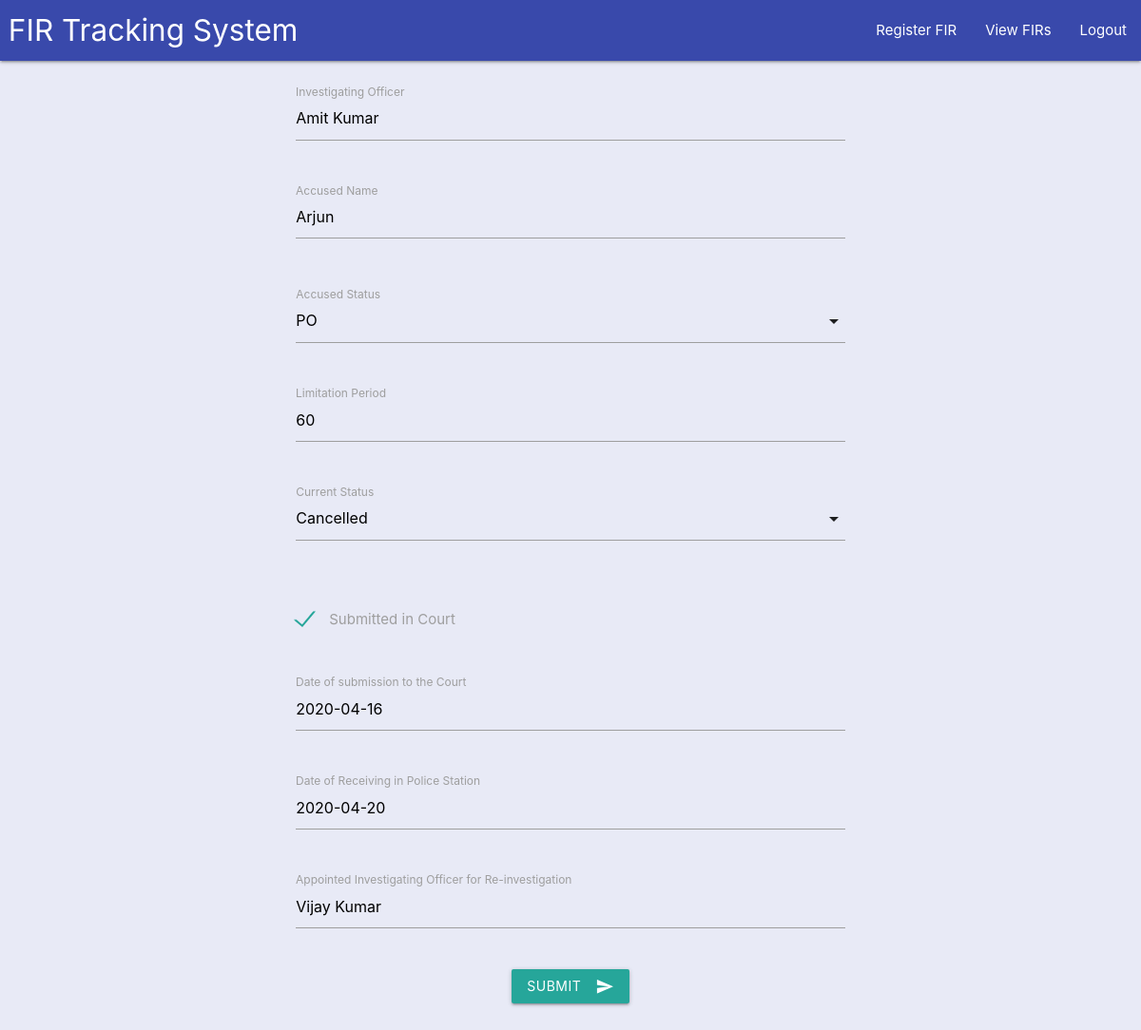
The app's page /fir/update_fir_ps/12 (signed in) with its own data.
### fir/models.py (models this page shows, shortened)
class FIR(models.Model):
    PHASE_CHOICES=[(1,1),(2,2),(3,3)]
    ACCUSED_STATUS_CHOICES = [('arrested','Arrested'),('not_arrested','Not Arrested'),('po','PO')]
    CURRENT_STATUS_CHOICES = [('under_investigation','Under Investigation'),('challan_filed','Challan Filed'),('untraced','Untraced'),('cancelled','Cancelled')]
    COURT_STATUS_CHOICES = [('pending','Pending'),('accepted','Accepted'),('reinvestigation','Reinvestigation')]
    sub_division = models.ForeignKey("location.SubDivision", related_name='firs', on_delete=models.CASCADE)
    police_station = models.ForeignKey("location.PoliceStation", related_name='firs', on_delete=models.CASCADE)
    fir_no = models.CharField(max_length=50)
    phase = models.PositiveIntegerField(choices=PHASE_CHOICES)
    date_created = models.DateField(auto_now=True)
    io_name = models.CharField(max_length=50, blank=True, null=True)
    accused_name = models.TextField(blank=True, null=True)
    accused_status = models.CharField(max_length=50, choices=ACCUSED_STATUS_CHOICES, blank=True, null=True)
    limitation_period = models.PositiveIntegerField(blank=True, null=True)
    current_status = models.CharField(max_length=50, choices=CURRENT_STATUS_CHOICES, blank=True, null=True)
    ssp_approved = models.BooleanField(default=False)
    put_in_court = models.BooleanField(default=False)
    put_in_court_date = models.DateField(blank=True, null=True)
    received_in_court = models.BooleanField(default=False)
    received_in_court_date = models.DateField(blank=True, null=True)
    court_status = models.CharField(max_length=50, choices=COURT_STATUS_CHOICES, blank=True,  null=True)
    reverted_by_court_date = models.DateField(blank=True,  null=True)
    received_from_court_date = models.DateField(blank=True,  null=True)
    appointed_io = models.CharField(max_length=50, blank=True,  null=True)
    class Meta():
        unique_together = ['sub_division', 'police_station', 'fir_no', 'phase']
        ordering = ['-fir_no','phase']
        verbose_name = 'FIR'
        verbose_name_plural = 'FIRs'

### fir/views.py (the view)
# urls.py: path('update_fir_ps/<int:pk>', views.update_fir_police_station_view, name='update_fir_police_station'),
@login_required
def update_fir_police_station_view(request, pk):
    police_station_record_keepers = [u['user'] for u in acc_models.PoliceStationRecordKeeper.objects.all().values('user')]
    if (request.user.pk in police_station_record_keepers) and (acc_models.PoliceStationRecordKeeper.objects.get(user__pk__exact=request.user.pk).police_station == models.FIR.objects.get(pk__exact=pk).police_station) :
        if request.method == 'POST':
            form = forms.UpdateFIRPoliceStationForm(request.POST)
            if form.is_valid():
                fir = models.FIR.objects.get(pk__exact=pk)
                fir.io_name = form.cleaned_data['io_name']
                fir.accused_name = form.cleaned_data['accused_name']
                fir.accused_status = form.cleaned_data['accused_status']
                fir.limitation_period = form.cleaned_data['limitation_period']
                fir.current_status = form.cleaned_data['current_status']
                fir.put_in_court = form.cleaned_data['put_in_court']
                fir.put_in_court_date = form.cleaned_data['put_in_court_date']
                fir.received_from_court_date = form.cleaned_data['received_from_court_date']
                fir.appointed_io = form.cleaned_data['appointed_io']
                fir.save()
                return redirect('fir:list_firs_police_station')
            else:
                return redirect('fault', fault='Input parameters of Update FIR Form are not valid')
        else:
            form = forms.UpdateFIRPoliceStationForm(instance=models.FIR.objects.get(pk__exact=pk))
            return render(request, 'fir/update_fir_police_station.html', {'form':form})
    else:
        return redirect('fault', fault='ACCESS DENIED!')

### fir/forms.py
class UpdateFIRPoliceStationForm(forms.ModelForm):
    class Meta():
        model = models.FIR
        fields = ['io_name',
                  'accused_name',
                  'accused_status',
                  'limitation_period',
                  'current_status',
                  'put_in_court',
                  'put_in_court_date',
                  'received_from_court_date',
                  'appointed_io',
                  ]

### account/context_preprocessors.py (called while the page is built)
def UserList(request):
    police_station_record_keepers = [u['user'] for u in models.PoliceStationRecordKeeper.objects.all().values('user')]
    court_record_keepers = [u['user'] for u in models.CourtRecordKeeper.objects.all().values('user')]
    ssp_record_keepers = [u['user'] for u in models.SSPRecordKeeper.objects.all().values('user')]
    return {'police_station_record_keepers':police_station_record_keepers,
            'court_record_keepers':court_record_keepers,
            'ssp_record_keepers':ssp_record_keepers,
            }

### fir/templates/fir/update_fir_police_station.html (shortened to what this page needs)
{% extends 'base.html' %}
{% load static %}
{% load widget_tweaks %}
{% block content %}
    <br>
    <form method='POST' class='center'>
        <div class="row">
            <div class="input-field col s6 offset-s3">
                {{form.io_name}}
                <label for="Investigating Officer">Investigating Officer</label>
            </div>
        </div>
        <div class="row">
            <div class="input-field col s6 offset-s3">
                {{form.accused_name|add_class:'materialize-textarea'}}
                <label for="Accused Name">Accused Name</label>
            </div>
        </div>
        <div class="row">
            <div class="input-field col s6 offset-s3">
                <label for="Accused Status">Accused Status</label>
            </div>
        </div>
        <div class="row">
            <div class="input-field col s6 offset-s3">
                {{form.limitation_period}}
                <label for="Limitation Period">Limitation Period</label>
            </div>
        </div>
        <div class="row">
            <div class="input-field col s6 offset-s3">
                <label for="Current Status">Current Status</label>
            </div>
        </div>
        <div class="row">
            <div class="input-field col s6 offset-s3">
                <label for="id_put_in_court">
                    <span>Submitted in Court</span>
                </label>
            </div>
        </div>
        <br><br>
        <div class="row">
            <div class="input-field col s6 offset-s3">
                {{form.put_in_court_date|add_class:'datepicker'}}
                <label for="Date of submission to the Court">Date of submission to the Court</label>
            </div>
        </div>
        <div class="row">
            <div class="input-field col s6 offset-s3">
                {{form.received_from_court_date|add_class:'datepicker'}}
                <label for="Date of Receiving in Police Station">Date of Receiving in Police Station</label>
            </div>
        </div>
        <div class="row">
            <div class="input-field col s6 offset-s3">
                {{form.appointed_io}}
                <label for="Appointed Investigating Officer">Appointed Investigating Officer for Re-investigation</label>
            </div>
        </div>
        <button class="btn waves-effect waves-light" type="submit">
         Submit <i class="material-icons right">send</i>
        </button>
    </form>
    <br><br><br><br>
{% endblock content %}

### records on screen
FIR: io_name "Amit Kumar", accused_name "Arjun", limitation_period "60", put_in_court_date "2020-04-16", received_from_court_date "2020-04-20", appointed_io "Vijay Kumar"
